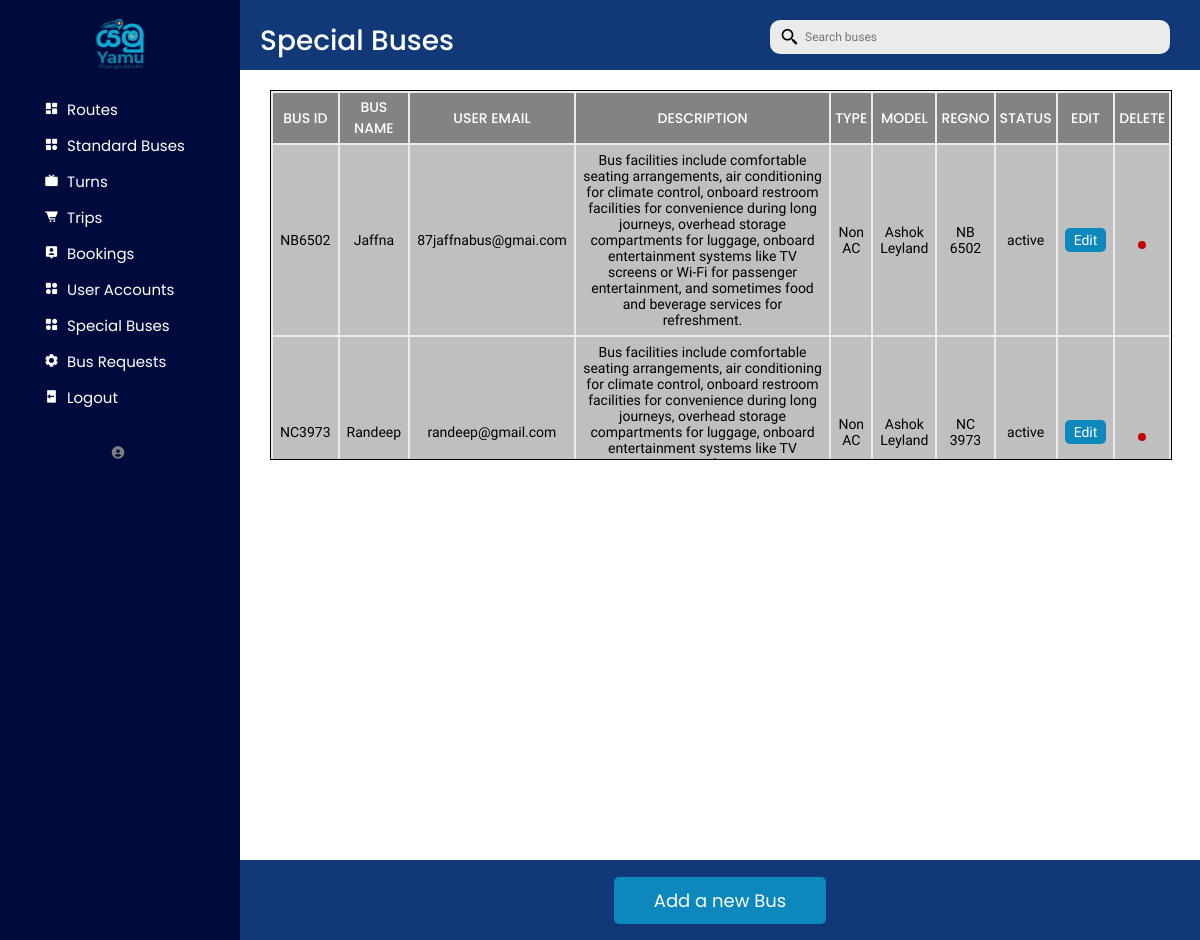
The app's page /busbooking/admin/specialbuses.php with its own data.
### tables this page shows
CREATE TABLE `special_bus` (
  `busID` varchar(100) NOT NULL,
  `userID` int(11) NOT NULL,
  `name` varchar(255) DEFAULT NULL,
  `rate` double DEFAULT NULL,
  `description` text DEFAULT NULL
);

CREATE TABLE `bus` (
  `busID` varchar(100) NOT NULL,
  `type` varchar(20) NOT NULL,
  `model` varchar(100) NOT NULL,
  `regNo` varchar(20) NOT NULL,
  `capacity` int(11) NOT NULL,
  `status` varchar(20) NOT NULL DEFAULT 'active',
  `image` text DEFAULT NULL,
  `rating` double DEFAULT NULL
);

CREATE TABLE `user` (
  `userID` int(11) NOT NULL,
  `type` varchar(20) NOT NULL DEFAULT 'operator',
  `email` varchar(255) NOT NULL,
  `password` text NOT NULL,
  `name` varchar(255) NOT NULL,
  `status` varchar(20) DEFAULT 'active'
);

### busbooking/admin/specialbuses.php (the view, shortened to what this page needs)
<?php
require_once("../db_conn.php");
include("sidemenu.php");
?>
<div class="dashboard-content">
    <div class="heading-box">
        <div class="box-1">
            <div class="title">
                <p>Special Buses</p>
            </div>
        </div>
        <div class="box-1">
            <div class="search-bar">
                <ul>
                    <li class="search">
                        <form action="specialbuses.php" method="post" id="searchForm">
                        <input type="text" <?php echo isset($_POST["search"]) ? "value='$search'" : ""; ?> placeholder="Search buses" name="search" required id="search-input" />
                        <i onclick="submitForm()" class="bx bx-search-alt-2"></i>
                    </form>
                    </li>
                </ul>
            </div>
        </div>
    </div>
    <div class="table-section-item">
        <div class="table-container-item">
            <div class="table-box">
                <table id="rows-def">
                    <tr id="table-head">
                        <th >BUS ID</th>
                        <th>BUS NAME</th>
                        <th >USER EMAIL</th>
                        <th style="width: 300px;">DESCRIPTION</th>
                        <th>TYPE</th>
                        <th>MODEL</th>
                        <th>REGNO</th>
                        <th>STATUS</th>
                        <th>EDIT</th>
                        <th>DELETE</th>
                    </tr>
                    <?php
                    if (isset($_POST["search"])) {
                        $sql = "SELECT sb.*, b.*, user.*,b.type AS bus_type, b.status AS bus_status
                        FROM special_bus sb
                        INNER JOIN bus b ON sb.busID = b.busID
                        INNER JOIN user ON sb.userID = user.userID
                        WHERE sb.busID LIKE '%$search%' OR  routeID LIKE '%$search%'
                        OR  regNo LIKE '%$search%'
                        OR  email LIKE '%$search%'";
                    }else {
                        $sql = "SELECT sb.*, b.*, user.*,b.type AS bus_type, b.status AS bus_status
                        FROM special_bus sb
                        INNER JOIN bus b ON sb.busID = b.busID
                        INNER JOIN user ON sb.userID = user.userID";
                    }
                    $result = mysqli_query($conn, $sql);
                    $queryResults = mysqli_num_rows($result);
                    if ($queryResults > 0) {
                        while ($row = mysqli_fetch_assoc($result)) {
                            echo "<form action='specialbuses.php' method='post'>
                            <tr>
                      <td id='ID'>" . $row["busID"] . "</td>
                      <td> " . $row["name"] . "</td>
                      <td>" . $row["email"] . "</td>
                      <td>" . $row["description"] . "</td>
                      <td>" . $row["bus_type"] . "</td>
                      <td>" . $row["model"] . "</td>
                      <td>" . $row["regNo"] . "</td>
                     <td>" . $row["bus_status"] . "</td>
                      <input type='hidden' name='busID' value='". $row["busID"] ."'>
                    <td><button id='update' name='editSpecialBus'> Edit</button></td>
                    <td><button id='bin' name='deleteSpecialBus'><i class='ri-delete-bin-line'></i></button> </td>
                  </tr></form>";
                        }
                    }
                    ?>
                </table>
            </div>
        </div>
    </div>
    <div class="bottom-box">
        <div class="button"><form action='specialbuses.php' method='post'>
            <button name="addSpecialBusButtonBottom" id="popupButtonItem" class="submit">
                Add a new Bus
            </button></form>
        </div>
    </div>
</div>
</body>
</html>

### busbooking/admin/admin.css (style rules this page uses)
* { margin: 0; padding: 0; box-sizing: border-box; list-style: none; text-decoration: none; font-family: "Ubuntu", sans-serif; font-weight: 400; font-size: 15px; scroll-behavior: smooth; }
:root { --offwhite: #edebe6; --black: #000000; --white: #ffffff; --blue: #000b3d; --gray: rgb(115, 114, 114); --skyblue: #113978; --skyblue2: rgb(13, 136, 188); }
body { color: var(--white); height: 100vh; overflow: hidden; }
.dashboard-content { background-color: var(--white); width: 80%; height: auto; color: #000000; display: flex; justify-content: center; flex-direction: column; flex-wrap: wrap; }
.heading-box { display: flex; justify-content: space-between; align-content: center; width: 100%; height: 70px; padding: 10px; background-color: var(--skyblue); color: var(--white); }
.box-1 { margin: 10px; }
i.bx-search-alt-2 { font-size: 20px; padding-right: 15px; }
.search { position: relative; }
.search input { font-size: 0.8rem; border: none; border-radius: 10px; padding: 10px 10px 10px 35px; width: 400px; margin-right: 10px; outline: none; background-color: #ebebeb; }
.search i { position: absolute; top: 50%; left: 10px; transform: translateY(-50%); color: #000000; }
.title { text-align: center; }
.title p { font-family: "Poppins", sans-serif; font-weight: 500; font-style: normal; font-size: 28px; }
.table-section-item { margin-top: 10px; width: 100%; height: auto; display: flex; justify-content: center; align-content: center; flex-direction: column; margin-left: 30px; }
.table-container-item { width: 94%; background-color: #ebebeb; margin-top: 10px; margin-bottom: 15px; overflow: auto; max-height: 370px; border: 1px solid var(--black); }
.table-box { position: relative; width: 100%; display: flex; justify-content: center; overflow: auto; }
.table-box table { width: 100%; overflow: auto; height: auto; }
.table-box tr { text-align: center; }
.table-box th { padding: 4px; width: 30px; color: var(--white); background-color: rgba(128, 128, 128, 0.954); font-style: normal; font-size: 14px; font-family: "Poppins", sans-serif; font-weight: 500; font-style: normal; }
.table-box td { padding: 7px; background-color: rgba(166, 166, 166, 0.632); color: #000000; font-size: 14px; }
.bottom-box { position: absolute; width: 80%; bottom: 0%; display: flex; justify-content: center; align-items: center; gap: 2rem; height: 80px; background-color: var(--skyblue); }
.submit { font-size: 18px; font-family: "Poppins", sans-serif; font-weight: 400; font-style: normal; background-color: var(--skyblue2); color: var(--white); border: none; border-radius: 5px; padding: 10px 40px; cursor: pointer; width: auto; }
#update { font-size: 16px; background-color: var(--skyblue2); color: var(--white); border: none; border-radius: 5px; font-size: 14px; padding: 4px 9px; cursor: pointer; }
#bin { font-size: 16px; background-color: rgb(190, 5, 5); color: var(--white); border: none; border-radius: 5px; font-family: 'Tw Cen MT Std', sans-serif; padding: 4px 4px; cursor: pointer; }
#table-head { position: sticky; top: 0; z-index: 1001; background-color: rgb(196, 196, 196); }

### records on screen
special_bus: busID.busID "NB6502", userID.name "Jaffna", userID.email "87jaffnabus@gmai.com", description "Bus facilities include comfortable seating arrangements, air conditioning for climate control, onboard restroom facilities for convenience during long journeys, overhead storage compartments for luggage, onboard entertainment systems like TV screens or Wi-Fi for passenger entertainment, and sometimes food and beverage services for refreshment.", busID.type "Non AC", busID.model "Ashok Leyland", busID.regNo "NB 6502", busID.status "active"
special_bus: busID.busID "NC3973", userID.name "Randeep", userID.email "randeep@gmail.com", description "Bus facilities include comfortable seating arrangements, air conditioning for climate control, onboard restroom facilities for convenience during long journeys, overhead storage compartments for luggage, onboard entertainment systems like TV…", busID.type "Non AC", busID.model "Ashok Leyland", busID.regNo "NC 3973", busID.status "active"
